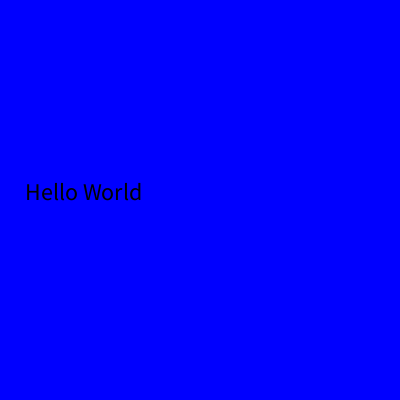
Frame 1 (no input)
Frame 60 (the mouse pressed at the canvas centre just before this capture): identical to frame 1, image omitted
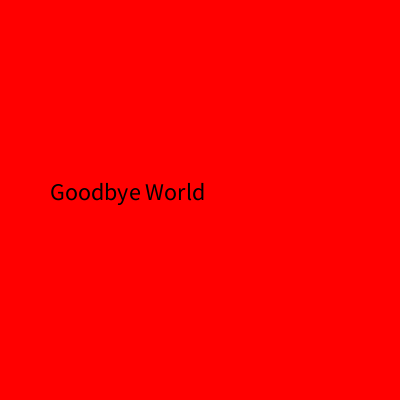
Frame 120 (the mouse held since frame 60 and released just before this capture)

The Processing sketch that drew these frames (run headless with seeded random() and noise(); from frame 60 on, the mouse is pressed at the canvas centre):

// Processing sketch: conditionals
// ── conditionals.pde
/*
  Showcasing the possibilites of if statements
*/

boolean red = false;
String foo = "Hello World";
int pos = 25;

void setup() {
  size(400, 400);
  fill(0);
  textSize(24);
  
}

void draw() {
  
  if(red == true) {
    background(255, 0, 0); 
  }
  else {
    background(0, 0, 255);
  }
  
  if(pos >= width) {
     pos = 25; 
  }
  
  text(foo, pos, 200);
  
}

void mousePressed() {
 red =! red; 
 
 if(foo.equals("Hello World") == false) {
   foo = "Hello World";
 }
 else if(foo.equals("Hello World") == true) {
   foo = "Goodbye World"; 
 }
 else {
   foo = "um... ??";
 }
 
 pos += 25;
 
}
